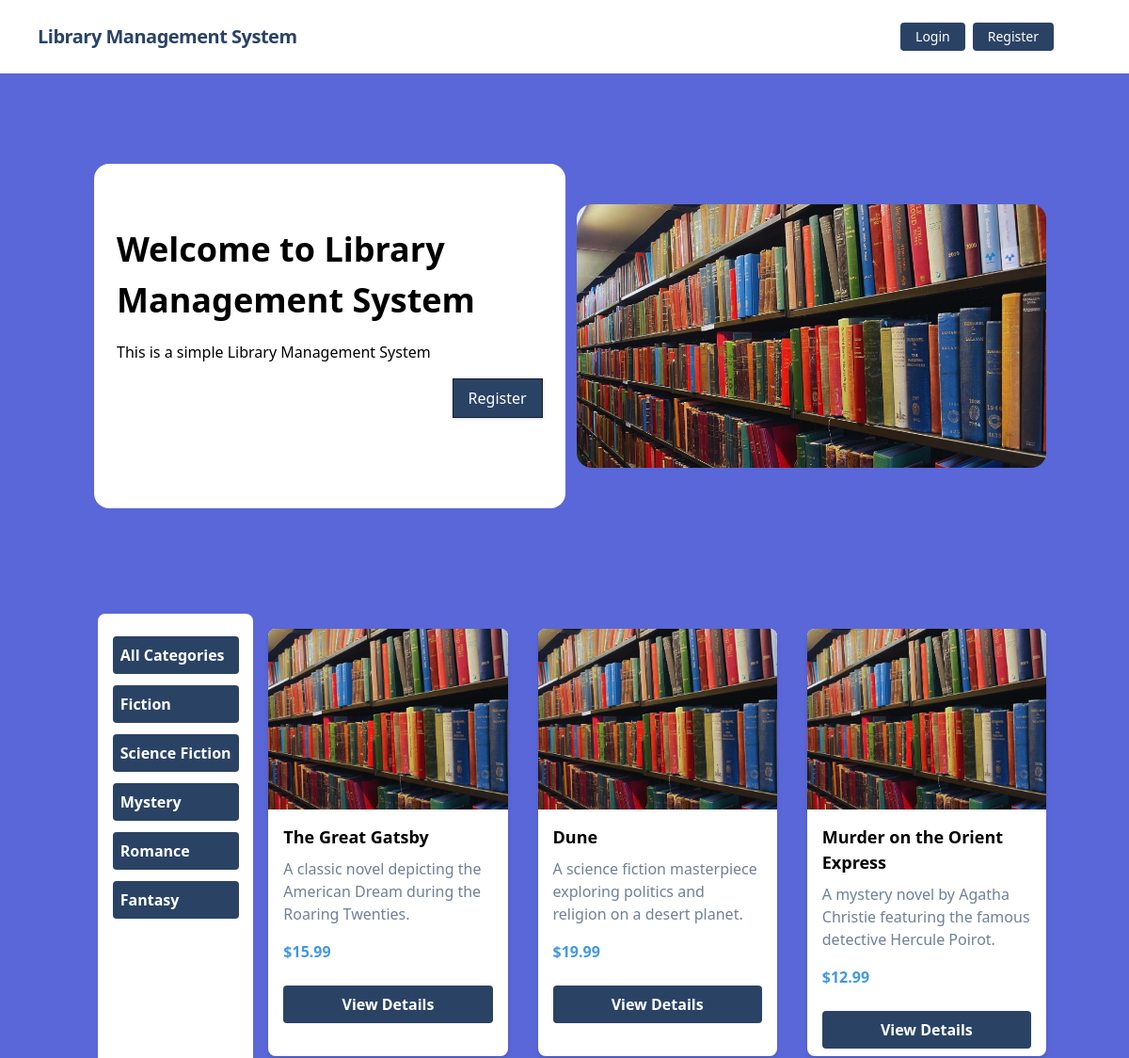
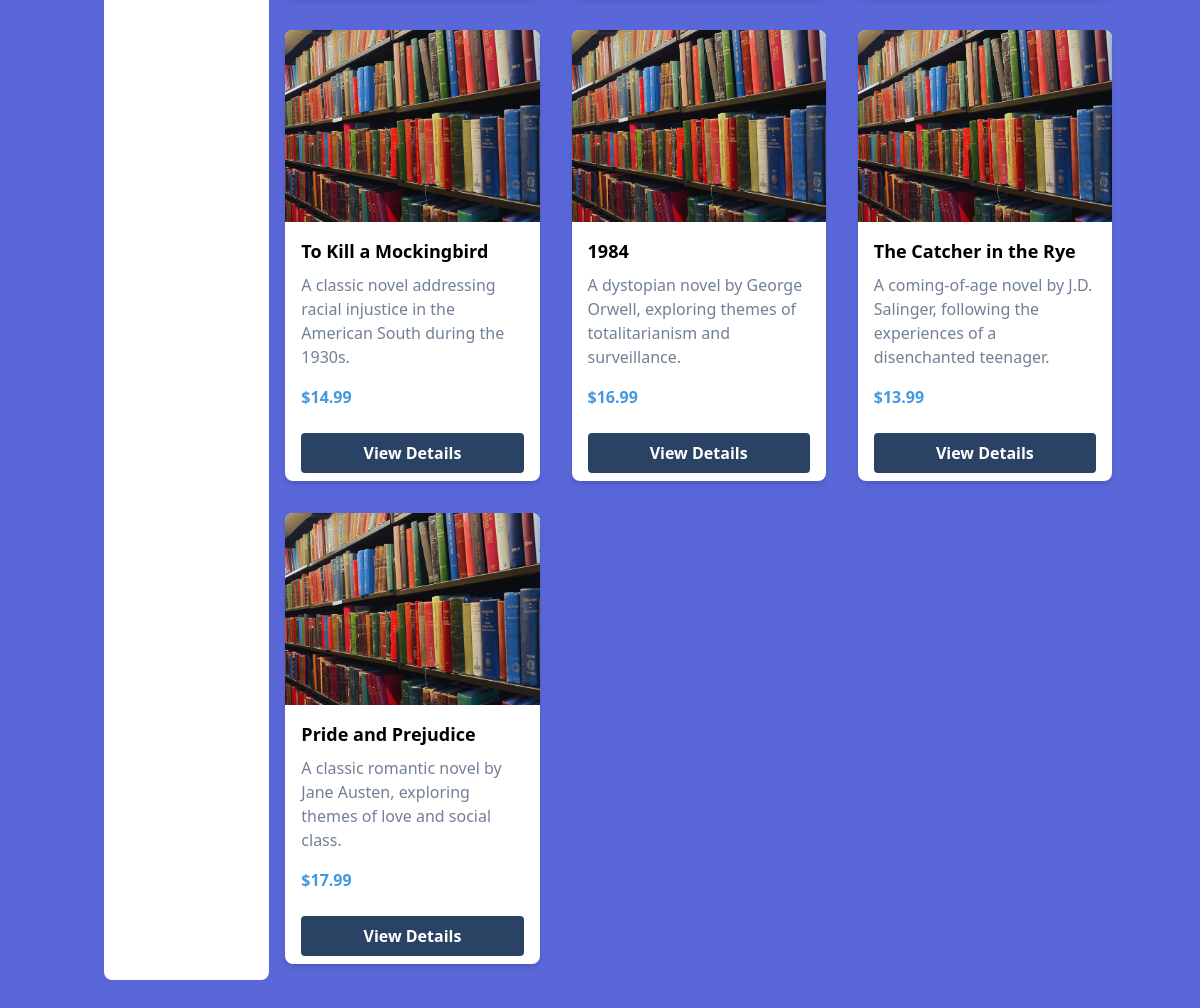
The page / on the database its author committed (2 pictures, top to bottom).
### books/models.py (models this page shows, shortened)
class Category(models.Model):
    name = models.CharField(max_length=100, unique=True)

class Book(models.Model):
    title = models.CharField(max_length=100)
    description = models.TextField()
    image = models.ImageField(upload_to='books/uploads', blank=True, null=True)
    price = models.FloatField()
    categories = models.ManyToManyField(Category)
    borrowers = models.ManyToManyField(User, related_name='borrowed_books', blank=True)

### core/views.py (the view)
# urls.py: path('', index, name='home'),
def index(request, book_category = None):
    books = Book.objects.all()
    categories = Category.objects.all()
    if book_category is not None:
        books = books.filter(categories=book_category)
    return render(request, 'index.html', {'books': books, 'categories': categories})

### core/templates/index.html (shortened to what this page needs)
{% extends 'base.html' %}
{% load static %}
{% block head_title %}Library Management System{% endblock %} {% block content %}
<div class="container mx-auto flex flex-col md:flex-row items-center my-12 md:my-24">
    <div class="flex flex-col w-full lg:w-1/2 justify-center items-start pt-12 pb-24 px-6 bg-white rounded-2xl bg-opacity-70 mx-3">
        <h1 class="font-bold text-4xl my-4">Welcome to Library Management System</h1>
        <p class="leading-normal mb-4">
            This is a simple Library Management System
        </p>
        <div class="flex justify-end w-full">
            {% if user.is_authenticated %}
            {% else %}
            <a href="{% url 'register' %}" class="bg-blue-900 text-white rounded-none hover:bg-white hover:text-blue-900 hover:border-blue-900 shadow hover:shadow-lg py-2 px-4 border border-gray-900 hover:border-transparent">Register</a>
            {% endif %}
        </div>
    </div>
    <div class="w-full lg:w-1/2 lg:py-6 text-center ">
        <img class ="rounded-2xl" src ="{% static './img/library.jpg' %}"/>
    </div>
</div>
<div class="flex mb-24">
    <div class="m-4 bg-white text-white py-4 w-1/6 rounded rounded-lg">
        <div class="container mx-auto flex flex-col items-center justify-between p-2">
            <div class="flex flex-col space-y-3">
                <a href="{% url 'home' %}" class="font-bold p-2 bg-blue-900 rounded hover:border-transparent hover:text-dark hover:bg-red-700">All Categories</a>
                {% for category in categories %}
                    <a href="{% url 'home' book_category=category.id %}" class="font-bold p-2 bg-blue-900 rounded hover:border-transparent hover:text-dark hover:bg-red-700">{{ category.name }}</a>
                {% endfor %}
            </div>
        </div>
    </div>
    <div class="container mx-auto grid grid-cols-1 sm:grid-cols-2 md:grid-cols-2 lg:grid-cols-3 gap-8 my-8 w-5/6">
        {% for book in books %}
            <div class="bg-white rounded-lg overflow-hidden shadow-md">
                {% if book.image %}
                    <img src="{{ book.image.url }}" alt="{{ book.title }} Image" class="w-full h-48 object-cover">
                {% else %}
                    <p class="h-48 bg-gray-300 flex items-center justify-center">No image available.</p>
                {% endif %}
                <div class="p-4">
                    <h2 class="font-bold text-lg mb-2">{{ book.title }}</h2>
                    <p class="text-gray-600 mb-4">{{ book.description }}</p>
                    <p class="text-blue-500 font-bold">${{ book.price }}</p>
                </div>
                <a href="{% url 'book_details' pk=book.id %}" class="mb-2 block text-center text-white py-2 px-4 mt-2 mx-4 font-bold p-2 bg-blue-900 rounded hover:border-transparent hover:text-dark hover:bg-red-700">
                    View Details
                </a>
            </div>
        {% endfor %}
    </div>
</div>
{% endblock %}

### core/templates/base.html (shortened to what this page needs)
{% load static %}
<!DOCTYPE html>
<html lang="en">
    <head>
        <link href="https://unpkg.com/tailwindcss@^1.0/dist/tailwind.min.css" rel="stylesheet">
    </head>
    <body class="bg-indigo-600">
        {% include 'navbar.html' %}
        {% block body %}
            <div class="lg:container lg:mx-auto" id="main">
                {% block content %}
                {% endblock %}
            </div>
        {% endblock %}
    </body>
</html>

### core/templates/navbar.html (shortened to what this page needs)
<nav class="flex items-center justify-between flex-wrap bg-white p-6 px-10">
    <div class="flex items-center flex-shrink-0 text-white mr-6">
        <span class="font-semibold text-xl tracking-tight text-blue-900"><a href="/">Library Management System</a></span>
    </div>
    <div class="w-full block flex-grow lg:flex lg:items-center lg:w-auto px-10">
        {% if request.user.is_authenticated %}
            <div class="text-md lg:flex-grow">
                <a href="{% url 'home' %}" class="block mt-4 lg:inline-block lg:mt-0 text-blue-900 hover:text-red-900 hover:font-black mr-4">
                    Home
                </a>
                <a href="{% url 'transaction_report' %}" class="block mt-4 lg:inline-block lg:mt-0 text-blue-900 hover:text-red-900 hover:font-black mr-4">
                    Report
                </a>
                <a href="{% url 'deposit_money' %}" class="block mt-4 lg:inline-block lg:mt-0 text-blue-900 hover:text-red-900 hover:font-black mr-4">
                    Deposit
                </a>
            </div>
            <div class="flex w-auto">
                <div class="text-blue-900 my-auto font-black px-5">Welcome, {{ request.user.first_name }} (balance : {{request.user.account.balance}}) </div>
                <a href="{% url 'borrowing_history' %}" class="mx-2 inline-block font-medium text-sm px-4 py-2 leading-none bg-blue-900 rounded text-white border-white hover:border-transparent hover:text-dark hover:bg-red-700 mt-4 lg:mt-0">Profile</a>
                <a href="{% url 'logout' %}" class="mx-2 inline-block font-medium text-sm px-4 py-2 leading-none bg-blue-900 rounded text-white border-white hover:border-transparent hover:text-dark hover:bg-red-700 mt-4 lg:mt-0">Logout</a>
            </div>
        {% else %}
            <div>
                <a href="{% url 'login' %}" class="mr-2 inline-block font-medium text-sm px-4 py-2 leading-none bg-blue-900 rounded text-white border-white hover:border-transparent hover:text-gray-800 hover:bg-red-700 mt-4 lg:mt-0">Login</a>
            </div>
            <div>
                <a href="{% url 'register' %}" class="inline-block font-medium text-sm px-4 py-2 leading-none bg-blue-900 rounded text-white border-white hover:border-transparent hover:text-gray-800 hover:bg-white mt-4 lg:mt-0">Register</a>
            </div>
        {% endif %}
    </div>
</nav>

### rows shown on the page
Category: name "Fiction"
Category: name "Science Fiction"
Category: name "Mystery"
Category: name "Romance"
Category: name "Fantasy"
Book: image (placeholder picture), title "The Great Gatsby", description "A classic novel depicting the American Dream during the Roaring Twenties.", price "15.99"
Book: image (placeholder picture), title "Dune", description "A science fiction masterpiece exploring politics and religion on a desert planet.", price "19.99"
Book: image (placeholder picture), title "Murder on the Orient Express", description "A mystery novel by Agatha Christie featuring the famous detective Hercule Poirot.", price "12.99"
Book: image (placeholder picture), title "To Kill a Mockingbird", description "A classic novel addressing racial injustice in the American South during the 1930s.", price "14.99"
Book: image (placeholder picture), title "1984", description "A dystopian novel by George Orwell, exploring themes of totalitarianism and surveillance.", price "16.99"
Book: image (placeholder picture), title "The Catcher in the Rye", description "A coming-of-age novel by J.D. Salinger, following the experiences of a disenchanted teenager.", price "13.99"
Book: image (placeholder picture), title "Pride and Prejudice", description "A classic romantic novel by Jane Austen, exploring themes of love and social class.", price "17.99"
